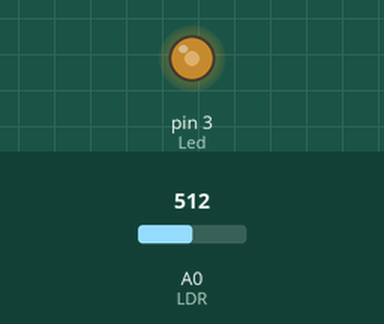
Bench run of a sketch on a simulated Arduino Uno, built with avr-gcc and run on an emulated ATmega328P. Shown: output pins drawn as LEDs (lit = HIGH). The test bench sets the inputs (shaded band); at power-on: A0 (LDR) = 512.

Above: at 1.2 s.
1.3 s: A0 (LDR) set to 716
At 2.4 s:
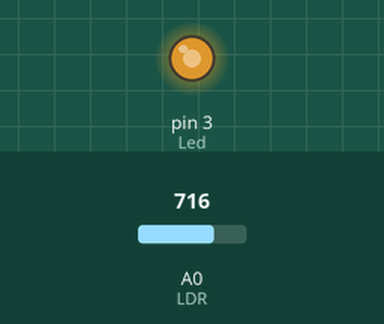
2.8 s: A0 (LDR) set to 900
At 3.6 s:
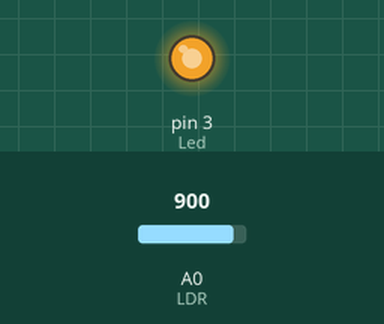
4.3 s: A0 (LDR) set to 122
At 4.8 s:
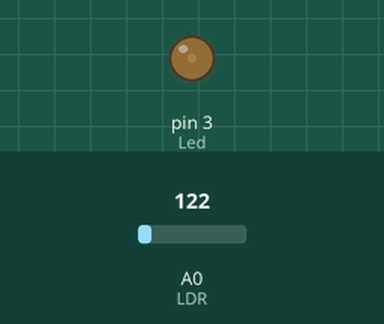
5.8 s: A0 (LDR) set to 0
At 7.2 s:
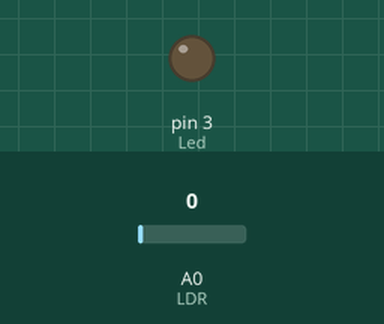
Timing chart, 0 to 8.3 s (numbered marks = the images above; inputs shaded):
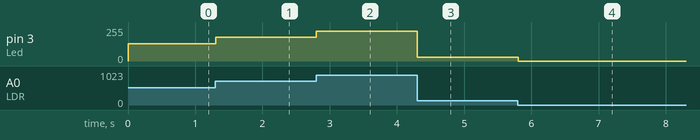

Measured:
- after the input at 1.3 s, pin 3 (Led): 128/255 → 179/255 at once
- after the input at 2.8 s, pin 3 (Led): 179/255 → 225/255 at once
- after the input at 4.3 s, pin 3 (Led): 225/255 → 30/255 at once
- after the input at 5.8 s, pin 3 (Led): 30/255 → 0/255 at once

The sketch:

ldrIleIsikOlcumu.ino
```cpp
int LDR = A0;
int Led = 3;

void setup() {
  pinMode(Led, OUTPUT);
  pinMode(LDR, INPUT);
}

void loop() {
  int deger = analogRead(LDR);
  analogWrite(Led, (deger / 4));
  delay(100);
}
```
